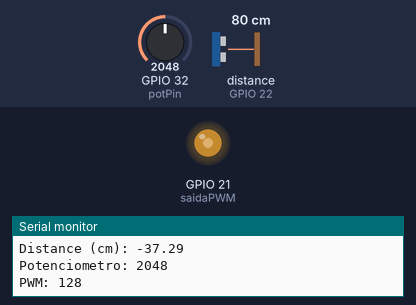
A sketch run on a simulated ESP32. On the bench: output pins drawn as LEDs (lit = HIGH), the last lines printed to the serial monitor. Wiring (inferred from the names in the program): ultrasonic range finder: trigger GPIO 23; echo GPIO 22. Inputs (shaded band) come from the test bench; at power-on: GPIO 32 (potPin) = 2048, distance to the obstacle (sensor on GPIO 22) 80 cm. The echo pulse lasts 58.3 µs per cm; pins used as bus, display or sensor lines are not drawn.

Above: at 2.2 s.
2.3 s: GPIO 32 (potPin) set to 2866
At 2.9 s:
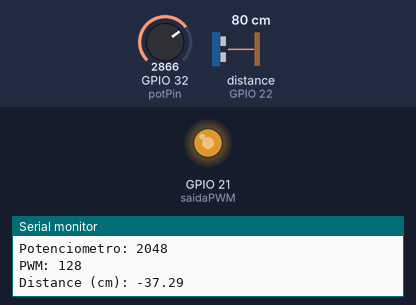
4.3 s: GPIO 32 (potPin) set to 3603
At 6.7 s:
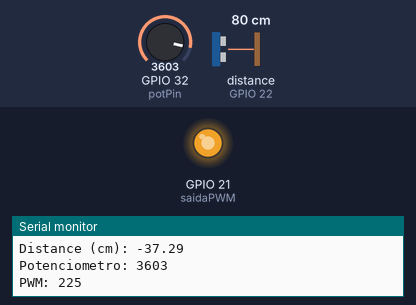
7.0 s: GPIO 32 (potPin) set to 491
At 8.2 s:
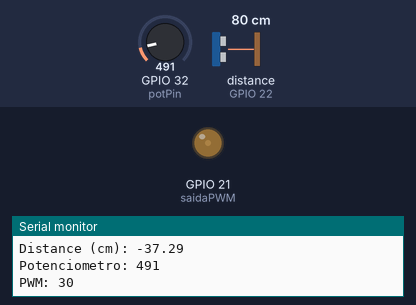
Timing chart, 0 to 10.0 s (numbered marks = the images above; inputs shaded):
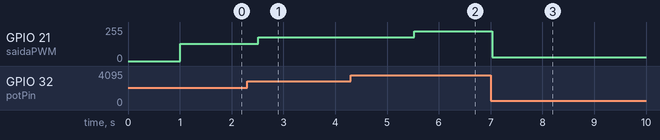

Measured:
- after the input at 2.3 s, GPIO 21 (saidaPWM): 128/255 → 178/255 after 0.21 s
- after the input at 4.3 s, GPIO 21 (saidaPWM): 178/255 → 224/255 after 1.2 s
- after the input at 7.0 s, GPIO 21 (saidaPWM): 224/255 → 30/255 at once

The sketch:

ControleNivelMA.ino
```cpp
//------------------------------------------------------------------------------
//Variaveis Sensor UltraSonico
#define SOUND_SPEED 0.034

const int trigPin = 23;
const int echoPin = 22;

long duration;
float distanceCm;
float Atotal=39; //Altura do Sensor
float erro=3;  //Erro Coller
//------------------------------------------------------------------------------
//Variavel Potenciometro
const int potPin = 32;
int potValue = 0;
//------------------------------------------------------------------------------
//Variavel PWM
const int saidaPWM = 21;
const int frequencia = 5000;
const int Channel = 0;
const int resolucao = 8;
//------------------------------------------------------------------------------
void setup() {
  Serial.begin(115200);

  pinMode(trigPin, OUTPUT); // Seta PINO Trigger como Saida
  pinMode(echoPin, INPUT); // Seta PINO Echo como Entrada

  pinMode(potPin,INPUT);

  //Cofigura Pino PWM
  pinMode(saidaPWM, OUTPUT);

  //Seta Pwm
  ledcSetup(Channel,frequencia,resolucao);
  ledcAttachPin(saidaPWM,Channel);
  delay(1000);

}
void loop() {
  // Limpa Pino Trigger
  digitalWrite(trigPin, LOW);
  delayMicroseconds(2);
  // Seta o pino Trigger em Alta por 10 us
  digitalWrite(trigPin, HIGH);
  delayMicroseconds(10);
  digitalWrite(trigPin, LOW);

  //Le o pino Echo, retorna o tempo de viagem da onda sonora em Microsegundos
  duration = pulseIn(echoPin, HIGH);

  // Calcula ´´a distancia e soma o erro
  distanceCm = Atotal - (duration * SOUND_SPEED/2)+erro;

  // Imprime a distancia no Serial
  Serial.print("Distance (cm): ");
  Serial.println(distanceCm);

  //Le o potenciometro
  potValue = analogRead(potPin);

  int dutyCycle = potValue/16; // Pwm de 8bits por isso dividimos por 16

  //Seta o pwm com base no Potenciometro
  pwmColler(dutyCycle);


  Serial.print("Potenciometro: ");
  Serial.println(potValue);

  Serial.print("PWM: ");
  Serial.println(dutyCycle);

  delay(1000);


}
//Função do pwm
void pwmColler(int dutyCycle){

    ledcWrite(Channel,dutyCycle);
    delay(500);

    }
```
